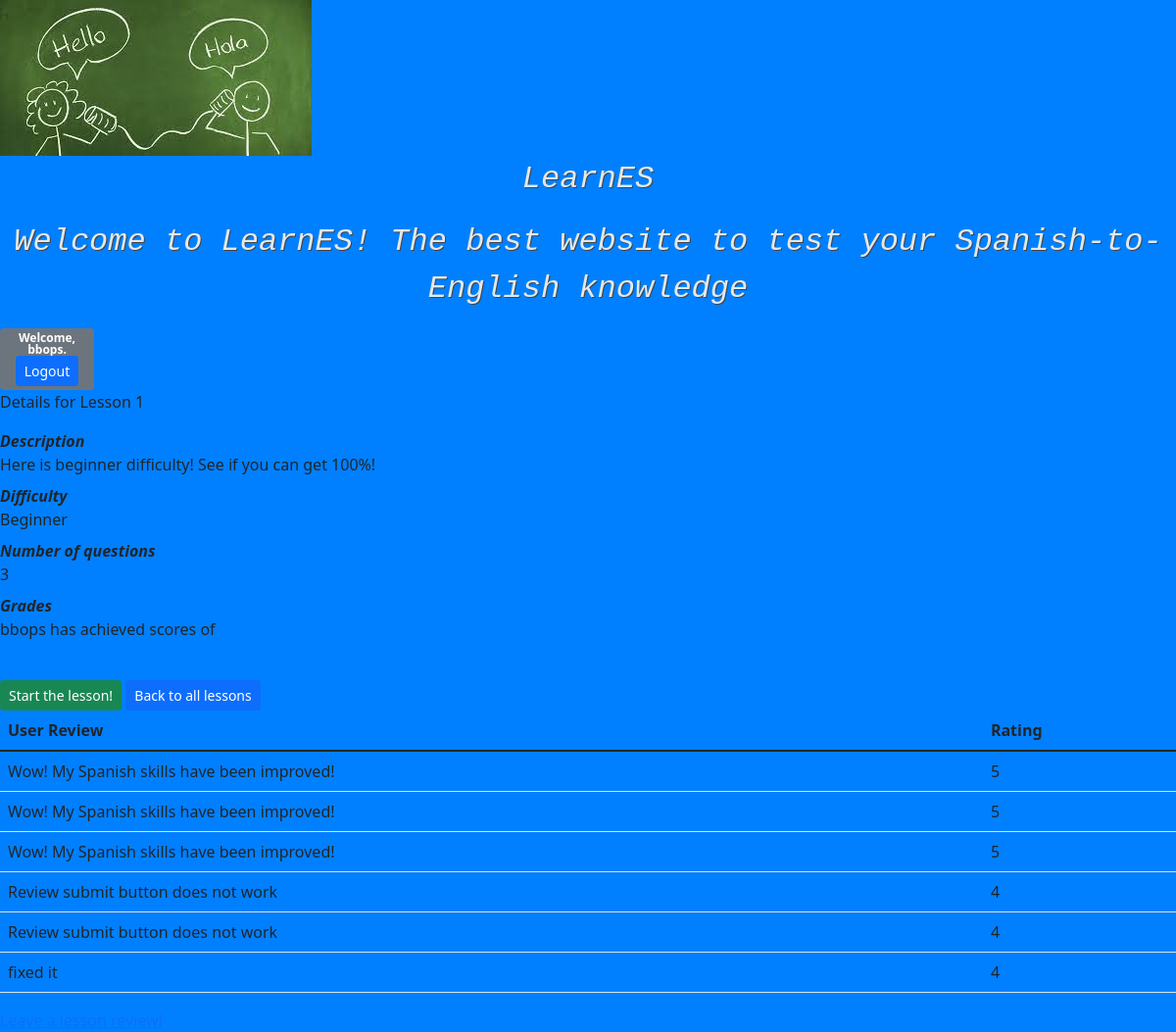
Screenshot of /lessons/1/ (signed in) with the database file from the repository.
### learnES/models.py (models this page shows, shortened)
class Lesson(models.Model):
  level = models.IntegerField(blank=False, default=0, validators=[MinValueValidator(1), MaxValueValidator(3)])
  description = models.CharField(max_length=300, null=True)
  number_of_questions = models.IntegerField(default=1)
  difficulty= models.CharField(max_length=50, blank=False)

class Review(models.Model):
    stars = models.IntegerField(blank=False,validators=[MinValueValidator(1),MaxValueValidator(5)])
    review = models.TextField()
    lesson = models.ForeignKey(Lesson, models.CASCADE)
    user = models.ForeignKey(auth_models.User, models.CASCADE)

### learnES/views.py (the view)
# urls.py: path('lessons/<int:lesson_pk>/', detail, name='lesson-detail'),
@login_required
def detail(request, lesson_pk):
    lesson = get_object_or_404(Lesson, pk=lesson_pk)
    questions = lesson.question_set.all()
    grade = lesson.grade_set.all()
    if grade.exists():
        grade = grade.first().score
    else:
        grade = 0
    print(grade)
    context = {"lesson": lesson, "questions": questions, "grade": grade}
    return render(request, "lessons/details.html", context)

### learnES/templates/lessons/details.html (shortened to what this page needs)
{% extends 'base.html' %}
{% block content %}
{% load static %}
 <link href="https://cdn.jsdelivr.net/npm/bootstrap@5.1.3/dist/css/bootstrap.min.css" rel="stylesheet">
    <link rel="stylesheet" href="{% static 'index.css' %}">
  <p >Details for Lesson {{lesson.level}}</p>
<dl>
    <dt ><i>Description</i></dt><dd >{{lesson.description}}</dd>
    <dt ><i>Difficulty</i></dt><dd >{{lesson.difficulty}}</dd>
    <dt ><i>Number of questions</i></dt><dd>{{lesson.number_of_questions}}</dd>
    <dt > <i>Grades</i></dt>
    <dd >{{user.username}} has achieved scores of </dd>
</dl>
<br>
<div>
<a class="btn btn-sm btn-success" href="{% url 'lesson-start' lesson.id %}"> Start the lesson!</a>
<a class="btn btn-sm btn-primary" href="{% url 'lessons' %}">Back to all lessons</a>
</div>
<section>
<table class="table">
    <thead>
        <th>User Review</th>
        <th>Rating</th>
    </thead>
    <tbody>
      {% for review in lesson.review_set.all %}
        <tr>
          <td>{{review.review}}</td>
          <td>{{review.stars}}</td>
        </tr>
      {% endfor %}
    </tbody>
</table>
<a class="review button" href="{%url 'createreview' lesson.id %}"> Leave a lesson review! </a>
</section>
{% endblock %}

### learnES/templates/base.html (shortened to what this page needs)
{% load static %}
<!DOCTYPE html>
<html>
  <head>
    <link href="https://cdn.jsdelivr.net/npm/bootstrap@5.1.3/dist/css/bootstrap.min.css" rel="stylesheet">
    <link rel="stylesheet" href="{% static 'base.css' %}">
    <img src="{% static 'learnes.jpeg' %}">
  </head>
  <body>
    <header>
      <p class="text"><i>LearnES </i></p>
      <p class="text"> <i>Welcome to LearnES! The best website to test your Spanish-to-English knowledge </i> </p>
      <div class="badge bg-secondary text-wrap" style="width: 6rem;">
      Welcome, {{ user.username }}. <a class="btn btn-sm btn-primary" href="{% url 'logout' %}">Logout</a>
      </div>
    <br>
    </header>
    {% block content %}
    {% endblock %}
  </body>
</html>

### learnES/static/base.css (style rules this page uses)
body { background-color: slategray; }
.text { color: #e3e8ee; font: w3-monospace; text-shadow:1px 1px 0 #444; font-size: xx-large; font-family: "Lucida Console", "Courier New", monospace; position: relative; text-align: center; }
.button { transition-duration: 0.4s; }

### learnES/static/index.css (style rules this page uses)
body { background-color: #0080ff; }

### rows the page displays
Lesson: level "1", description "Here is beginner difficulty! See if you can get 100%!", difficulty "Beginner", number_of_questions "3"
Review: review "Wow! My Spanish skills have been improved!", stars "5"
Review: review "Wow! My Spanish skills have been improved!", stars "5"
Review: review "Wow! My Spanish skills have been improved!", stars "5"
Review: review "Review submit button does not work", stars "4"
Review: review "Review submit button does not work", stars "4"
Review: review "fixed it", stars "4"

### other values shown
{{ user.username }} "bbops"
